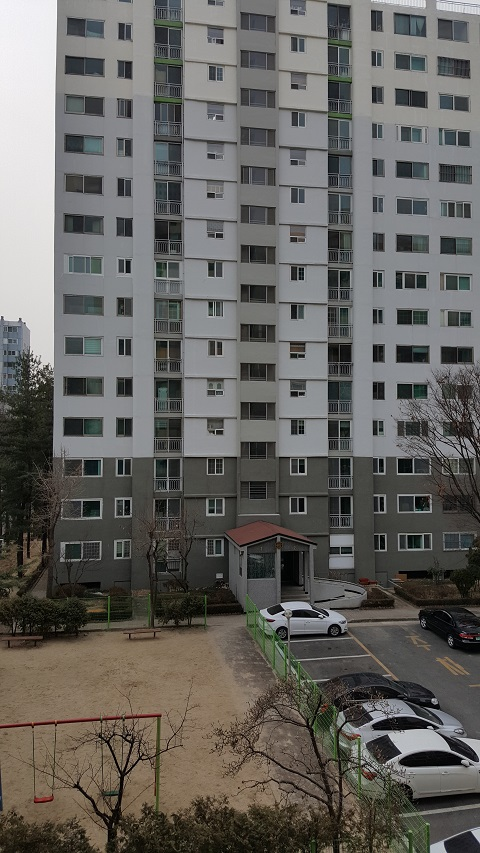
#> input picture opencv_test/data/apartment.jpg, 480 x 853 px
$ python a28_Houghlines.py
#> lines starting #> are read from the running program, lines starting #| are printed output that depends on the picture; after the words box and inside, x2 and y2 are one past the last pixel; in counts of white or black regions, pixels touching at a corner belong together
from pathlib import Path

import cv2
import numpy as np


def main():
    file_path = Path(__file__).parent
    file_path = str(file_path / "data/apartment.jpg")
    img: np.ndarray = cv2.imread(file_path, cv2.IMREAD_GRAYSCALE)  # type: ignore
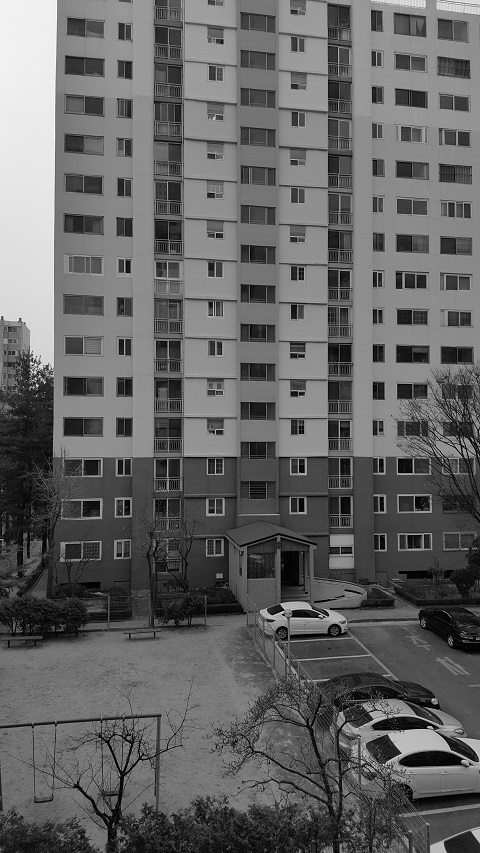
#> img: shape (853, 480); min 0, max 252, mean 99.7
    edges = cv2.Canny(img, 50, 200)
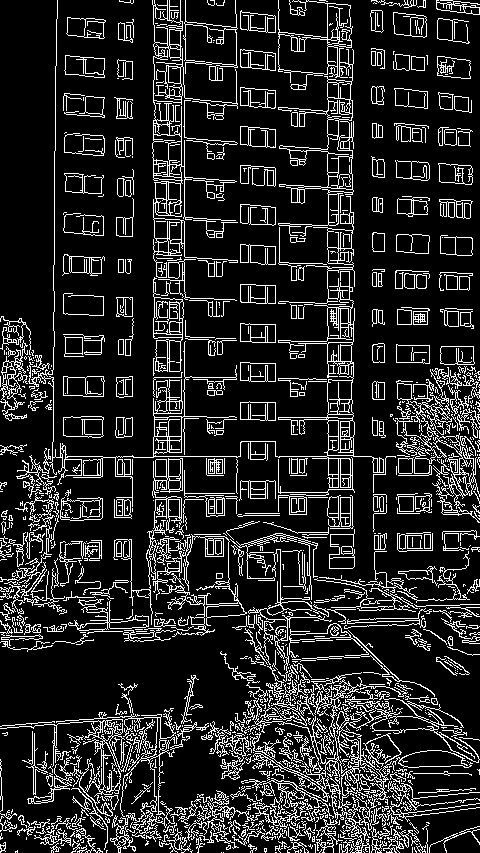
#> edges: shape (853, 480); 15.1% white in thin lines or dots
    lines: np.ndarray = cv2.HoughLines(edges, rho=1, theta=np.pi / 180.0, threshold=100)  # type: ignore
    print("lines.shape=", lines.shape)
#| lines.shape= (9194, 1, 2)
    cnt = 0
    for line in lines:
        rho, theta = line[0]
        c = np.cos(theta)
        s = np.sin(theta)
        x0 = c * rho
        y0 = s * rho
        x1 = int(x0 + 1000 * (-s))
        y1 = int(y0 + 1000 * (c))
        x2 = int(x0 - 1000 * (-s))
        y2 = int(y0 - 1000 * (c))
        cv2.line(img, (x1, y1), (x2, y2), (255), 1)
        if cnt > 100:
            break
        cnt += 1
#> this loop made 102 passes
#> (rho, theta, c, s, x0, y0, x1, y1) on passes 1 to 12: (338, 0, 1, 0, 338, 0, 338, 1000), (184, 0, 1, 0, 184, 0, 184, 1000), (327, 0, 1, 0, 327, 0, 327, 1000), (340, 0, 1, 0, 340, 0, 340, 1000), (169, 0, 1, 0, 169, 0, 169, 1000), (275, 0, 1, 0, 275, 0, 275, 1000), (153, 0, 1, 0, 153, 0, 153, 1000), (181, 0, 1, 0, 181, 0, 181, 1000), (250, 0, 1, 0, 250, 0, 250, 1000), (265, 0, 1, 0, 265, 0, 265, 1000), (267, 0, 1, 0, 267, 0, 267, 1000), (248, 0, 1, 0, 248, 0, 248, 1000)
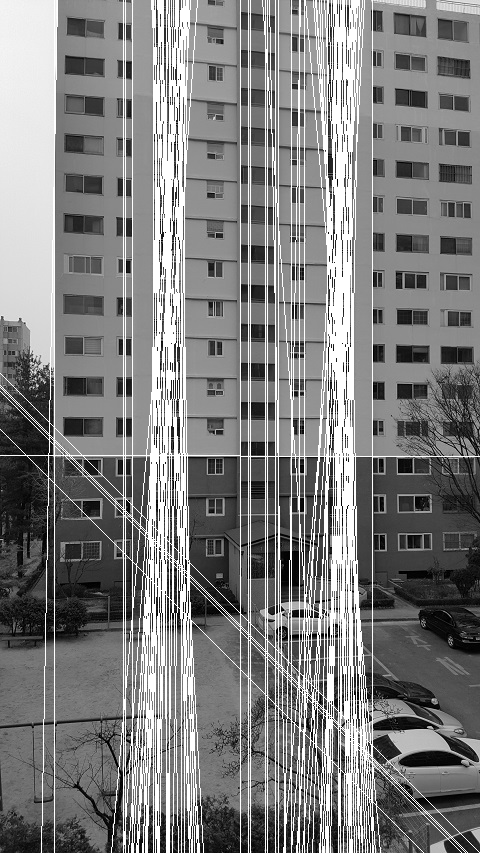
#> img: shape (853, 480); 15.75% of pixels changed, all inside (x1, y1, x2, y2) = (0, 0, 480, 853)
#> after the loop, cnt = 101
    cv2.imshow("canny", edges)
    cv2.imshow("img", img)
    cv2.waitKey()
    cv2.destroyAllWindows()


if __name__ == "__main__":
    main()
